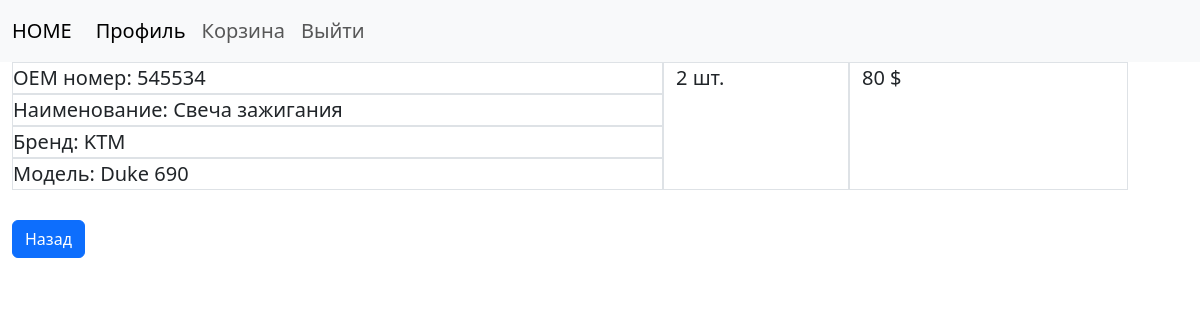
The page /profile/order/6 (signed in) on the database as committed earlier.
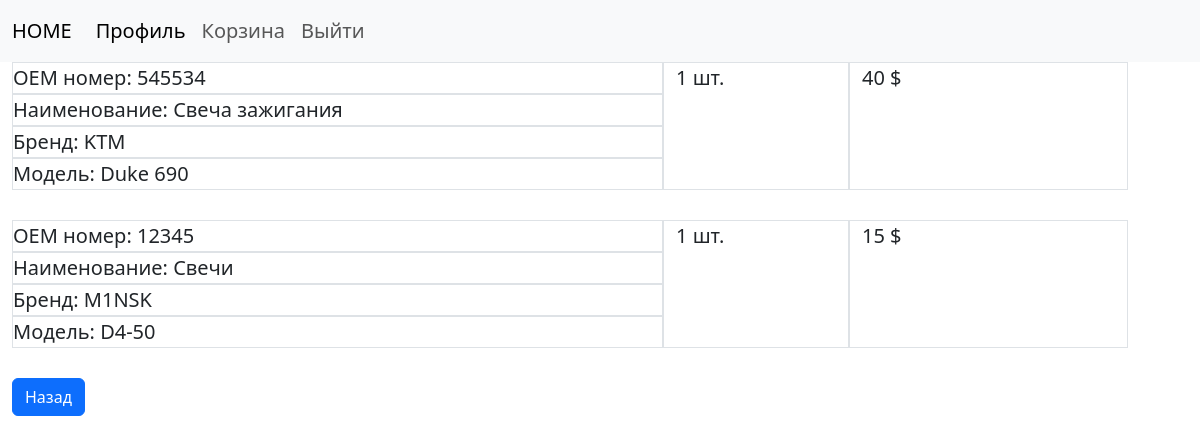
The same page on the database as committed later.
### app/models.py (models this page shows, shortened)
class Basket(Base):
    __tablename__ = 'basket'
    id = Column(Integer, primary_key=True)
    amount = Column(Integer)
    part_id = Column(Integer, ForeignKey('part.id'))
    part = relationship('Part', back_populates='parent')
    order_id = Column(Integer, ForeignKey('order.id'))
    order = relationship('Order', back_populates='parent')

class Part(Base):
    __tablename__ = 'part'
    id = Column(Integer, primary_key=True)
    part_number = Column(String)
    description = Column(String)  # полное название детали
    price = Column(Integer)
    amount = Column(Integer)
    model_id = Column(Integer, ForeignKey('model.id'),  nullable=False)
    model = relationship('Model', back_populates="parent")
    element_id = Column(Integer, ForeignKey('element.id'), nullable=False)
    element = relationship('Element', back_populates="parent")
    parent = relationship('Basket', back_populates='part')   # переделать

class Brand(Base):
    __tablename__ = 'brand'
    id = Column(Integer, primary_key=True)
    brand_name = Column(String(30))
    parent = relationship('Model', back_populates='brand')

class Model(Base):
    __tablename__ = 'model'
    id = Column(Integer, primary_key=True)
    model_name = Column(String)
    brand_id = Column(Integer, ForeignKey('brand.id'), nullable=False)
    brand = relationship('Brand', back_populates="parent")
    type_id = Column(Integer, ForeignKey('type.id'), nullable=False)
    type = relationship('Type', back_populates="parent")
    parent = relationship('Part', back_populates='model')
    image_id = Column(Integer, ForeignKey('element_image.id'))

### app/main/routes.py (the view)
@bp.get('/profile/order/<order_id>')
@login_required
def order(order_id):
    parts = session.query(Basket).filter_by(order_id=order_id).all()
    return render_template('main/order.html', parts=parts)

### app/models.py (called while the page is built)
@login.user_loader
def load_user(id):
    user = session.query(User).get(int(id))
    return user

### app/templates/main/order.html
{% extends "base.html" %}
{% block content %}
<div class="container  float-start">
    {% for b in parts %}
    <div class="container">
        <div class="row">
            <div class="col-7">
                <div class="row">
                    <div class="col">
                        <div class="row border">
                            OEM номер: {{ b.part.part_number }}
                        </div>
                        <div class="row border">
                            Наименование: {{ b.part.description }}
                        </div>
                        <div class="row border">
                            Бренд: {{ b.part.model.brand.brand_name }}
                        </div>
                        <div class="row border">
                            Модель: {{ b.part.model.model_name }}
                        </div>
                    </div>
                </div>
            </div>
            <div class="col-2 border">
                {{ b.amount }} шт.
            </div>
            <div class="col-3 border">
                {{ b.part.price * b.amount }} $
            </div>
        </div>
    </div>
    <br>
{% endfor %}
<a href="{{ url_for('main.profile', username=current_user.name, id=current_user.id) }}"><button type="" class="btn btn-primary">Назад</button></a>
{% endblock %}

Rows that differ between the two databases and show on the page:
changed Basket "Свеча зажигания": amount "2" → "1"; b.part.price*b.amount "80" → "40"
added Basket: part.part_number "12345", part.description "Свечи", part.model.brand.brand_name "M1NSK", part.model.model_name "D4-50", amount "1", b.part.price*b.amount "15"
